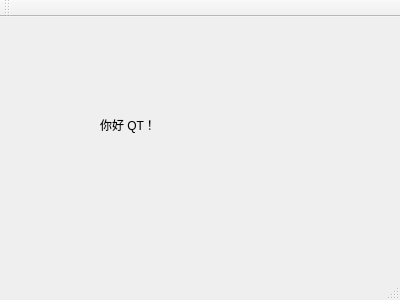
<?xml version="1.0" encoding="UTF-8"?>
<ui version="4.0">
 <class>MainWindow</class>
 <widget class="QMainWindow" name="MainWindow">
  <property name="geometry">
   <rect>
    <x>0</x>
    <y>0</y>
    <width>400</width>
    <height>300</height>
   </rect>
  </property>
  <property name="windowTitle">
   <string>MainWindow</string>
  </property>
  <widget class="QWidget" name="centralWidget">
   <widget class="QLabel" name="label">
    <property name="geometry">
     <rect>
      <x>100</x>
      <y>100</y>
      <width>161</width>
      <height>16</height>
     </rect>
    </property>
    <property name="text">
     <string>你好 QT！</string>
    </property>
   </widget>
  </widget>
  <widget class="QMenuBar" name="menuBar">
   <property name="geometry">
    <rect>
     <x>0</x>
     <y>0</y>
     <width>400</width>
     <height>23</height>
    </rect>
   </property>
  </widget>
  <widget class="QToolBar" name="mainToolBar">
   <attribute name="toolBarArea">
    <enum>TopToolBarArea</enum>
   </attribute>
   <attribute name="toolBarBreak">
    <bool>false</bool>
   </attribute>
  </widget>
  <widget class="QStatusBar" name="statusBar"/>
 </widget>
 <layoutdefault spacing="6" margin="11"/>
 <resources/>
 <connections/>
</ui>
